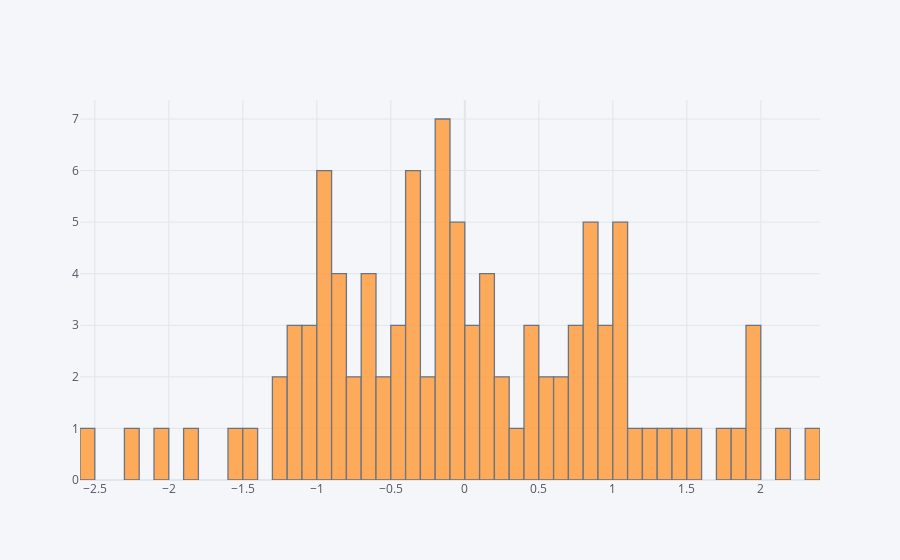

The notebook cell saved with this chart:
### Code cell
df['A'].iplot(kind = 'hist', bins = 50)

### Figure 1 — Plotly figure (JSON) as saved in the notebook; plotly's stock layout.template omitted (floating-point values rounded to 4 significant figures)
{"data": [{"histfunc": "count", "histnorm": "", "marker": {"color": "rgba(255, 153, 51, 1.0)", "line": {"color": "#4D5663", "width": 1.3}}, "name": "A", "nbinsx": 50, "opacity": 0.8, "orientation": "v", "type": "histogram", "x": [-1.234, 0.9858, 1.072, 0.1526, -0.892, 0.7483, -2.051, 2.353, -0.1472, 0.6162, 0.7606, 1.024, -1.247, 0.143, 0.8242, -2.557, 0.3973, 0.1463, -0.856, 1.418, 0.8133, 1.247, 0.5843, 0.4445, -0.01061, -0.9621, -0.804, 1.393, 0.4637, -0.1891, -0.2932, 1.064, -1.131, -0.5621, -0.05479, 0.9797, -0.008623, -0.7049, 1.802, -0.4607, 0.8686, -0.2067, 1.03, -0.06405, 0.8316, 2.165, 0.09867, 0.9389, 0.7542, -1.801, 1.173, 1.742, 0.4243, 1.082, 0.02651, -0.8873, -0.1329, -2.205, 1.999, -1.064, -0.3408, -0.9195, -1.526, 0.1238, 0.8082, 0.2078, -0.348, -0.6864, -0.6577, 0.5477, -0.06957, -0.4058, -0.9231, -1.421, -0.133, 0.004663, 1.922, -0.9389, -0.3634, -1.031, -1.172, -0.1734, -0.9342, -0.688, 1.515, -0.488, -0.3254, -0.6196, -0.1054, -0.1918, -0.702, -0.9231, 1.902, -0.3454, 0.6771, -1.163, 0.2019, -0.3105, -0.5049, -1.02]}], "layout": {"barmode": "overlay", "legend": {"bgcolor": "#F5F6F9", "font": {"color": "#4D5663"}}, "paper_bgcolor": "#F5F6F9", "plot_bgcolor": "#F5F6F9", "title": {"font": {"color": "#4D5663"}}, "xaxis": {"gridcolor": "#E1E5ED", "showgrid": true, "tickfont": {"color": "#4D5663"}, "title": {"font": {"color": "#4D5663"}, "text": ""}, "zerolinecolor": "#E1E5ED"}, "yaxis": {"gridcolor": "#E1E5ED", "showgrid": true, "tickfont": {"color": "#4D5663"}, "title": {"font": {"color": "#4D5663"}, "text": ""}, "zerolinecolor": "#E1E5ED"}}}
